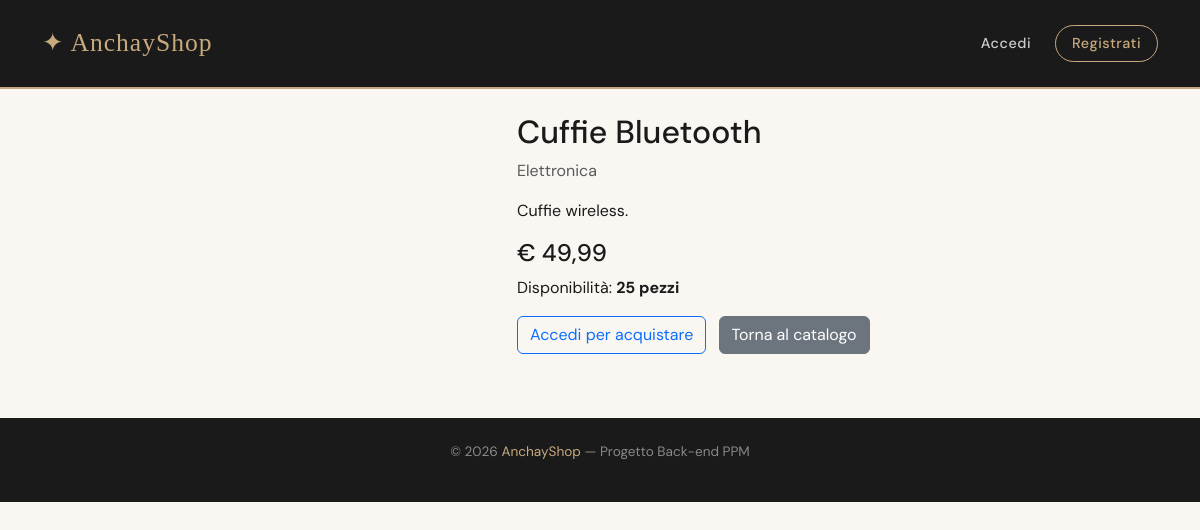
The page /product/9/ on the database its author committed.
### store/models.py (models this page shows, shortened)
class Product(models.Model):
    category = models.ForeignKey(Category, on_delete=models.CASCADE, related_name='products')
    name = models.CharField(max_length=200)
    description = models.TextField()
    price = models.DecimalField(max_digits=10, decimal_places=2)
    stock = models.PositiveIntegerField(default=0)
    image = models.ImageField(upload_to='products/', blank=True, null=True)
    available = models.BooleanField(default=True)
    created_at = models.DateTimeField(auto_now_add=True)

class Category(models.Model):
    name = models.CharField(max_length=100)
    slug = models.SlugField(unique=True)

### store/views.py (the view)
# urls.py: path('product/<int:pk>/', views.product_detail, name='product_detail'),
def product_detail(request, pk):
    product = get_object_or_404(Product, pk=pk)
    return render(request, 'store/product_detail.html', {'product': product})

### templates/store/product_detail.html (shortened to what this page needs)
{% extends 'base.html' %}
{% block content %}
<div class="row">
    <div class="col-md-5">
    </div>
    <div class="col-md-7">
        <h2>{{ product.name }}</h2>
        <p class="text-muted">{{ product.category.name }}</p>
        <p>{{ product.description }}</p>
        <h4>€ {{ product.price }}</h4>
        <p>Disponibilità: <strong>{{ product.stock }} pezzi</strong></p>
        {% if user.is_authenticated %}
            <a href="{% url 'store:add_to_cart' product.pk %}" class="btn btn-success">Aggiungi al carrello</a>
        {% else %}
            <a href="{% url 'accounts:login' %}" class="btn btn-outline-primary">Accedi per acquistare</a>
        {% endif %}
        <a href="{% url 'store:product_list' %}" class="btn btn-secondary ms-2">Torna al catalogo</a>
    </div>
</div>
{% endblock %}

### templates/base.html (style rules this page uses)
:root { --cream: #FAF7F2; --dark: #1A1A1A; --accent: #C8A97E; --accent-dark: #A8895E; --muted: #6B6B6B; --card-bg: #FFFFFF; --border: #E8E2D9; }
* { box-sizing: border-box; }
body { font-family: 'DM Sans', sans-serif; background-color: var(--cream); color: var(--dark); min-height: 100vh; }

### rows shown on the page
Product: name "Cuffie Bluetooth", category.name "Elettronica", description "Cuffie wireless.", price "49,99", stock "25"
